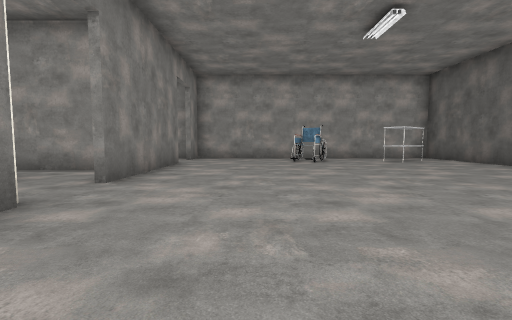
[1] (above)

16 first-person views from a walk through a scene from a Unity 3-D project. The camera is 0.66 m above the floor, tilts 4° down and sees 90° across. The floor is counted in squares, 1 m on a side. Each view is taken from the middle of a square. On the plan, view 1 faces up. The plan holds only what a view shows up to about 9 squares ahead; the rest is blank. The place goes on beyond the plan. Some surface patterns are stand-ins.

[2]
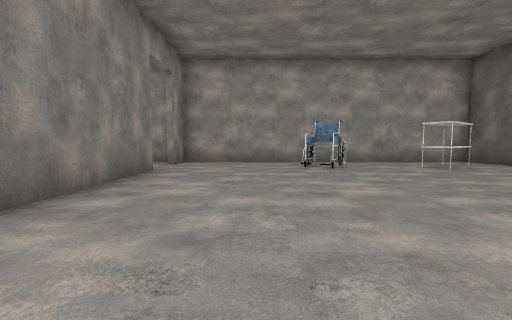

[3]
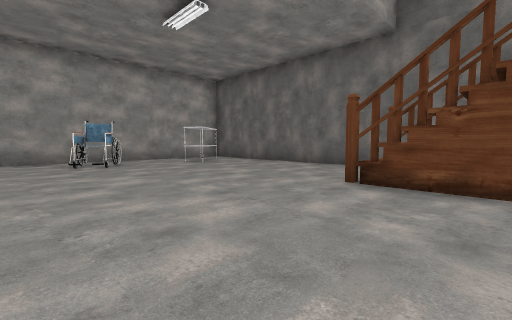

[4]
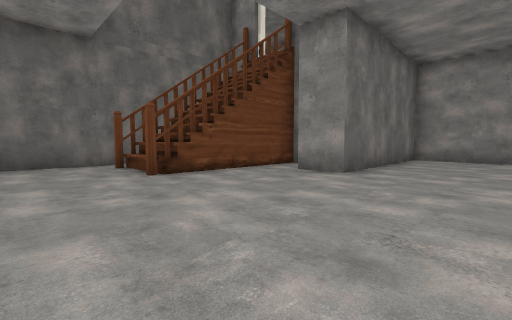

[5]
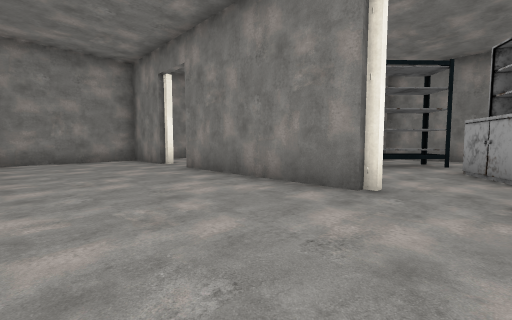

[6]
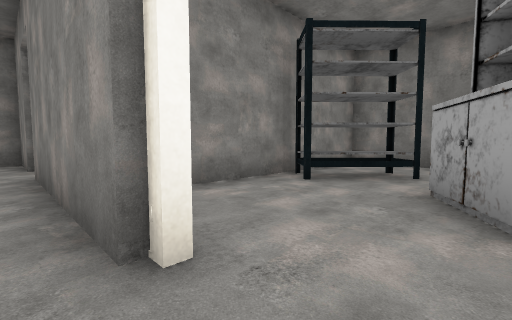

[7]
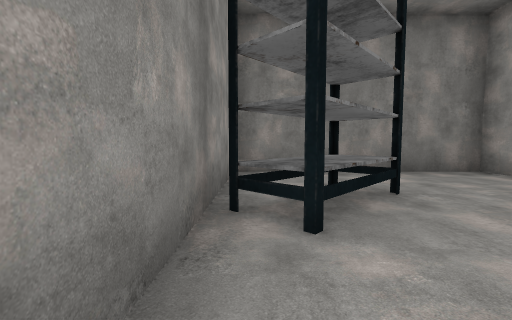

[8]
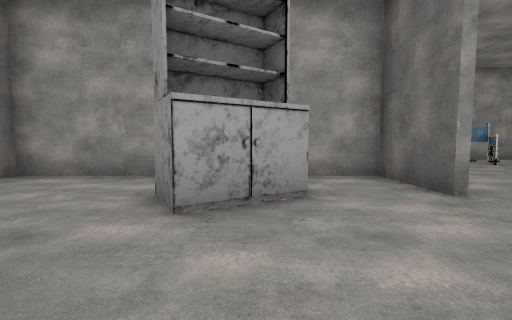

[9]
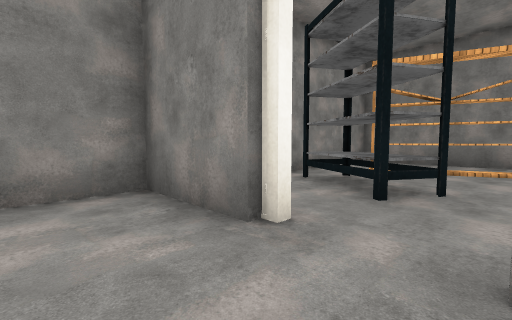

[10]
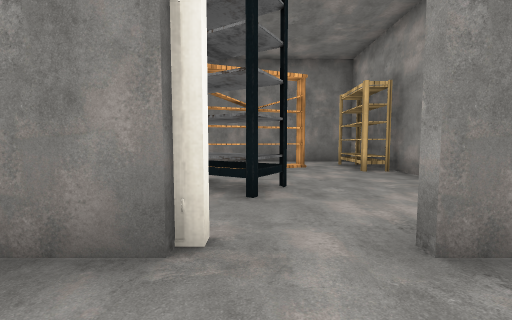

[11]
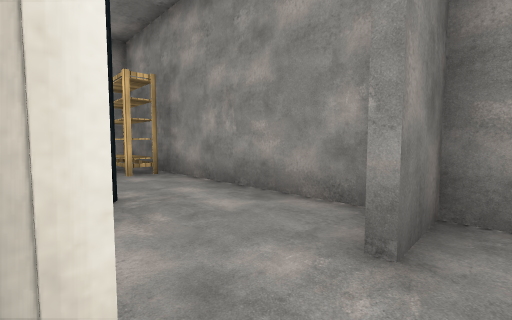

[12]
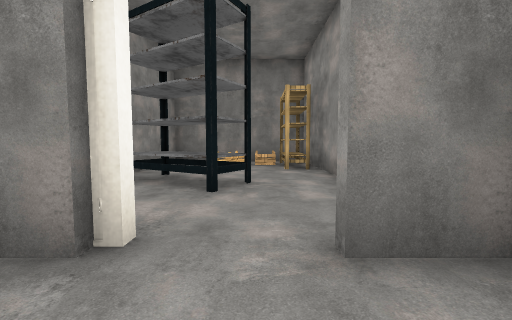

[13]
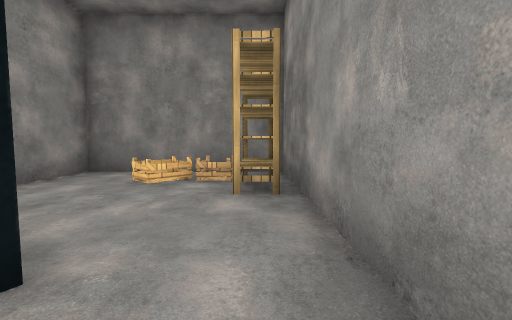

[14]
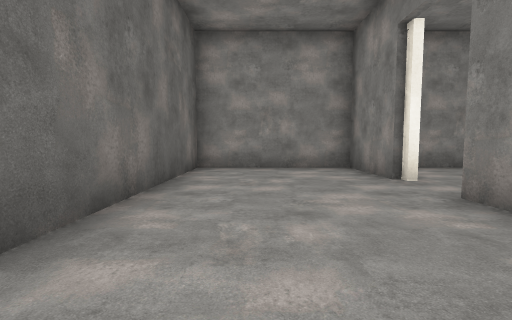

[15]
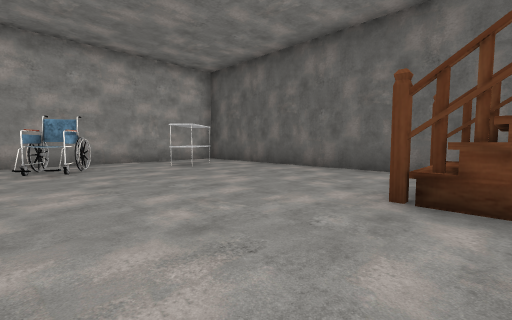

[16]
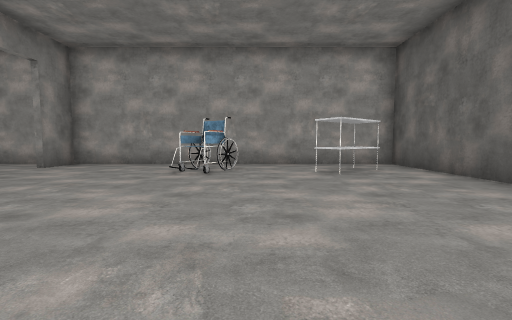

### Floor plan
Points are (right, up) in squares from view 1. A wall is a line through its corners. A room is listed if a view was taken in it or the views show most of it. See-through windows are left out.
Room 1 (views 1, 2, 3, 4, 5, 6, 9, 10, 11, 12, 14, 15, 16)
walls: (4, 2) (5.8, 2); (-2.4, 2.6) (-2.4, -2); (5.4, 2.6) (6.1, 2.6); (5.6, 2.3) (6, 2.3) (6, 3); (-2.4, 8) (-2.4, 4); (4, -1.7) (4, 3); (7.1, 1.9) (7.1, 10.6) (-2.4, 10.6) (-2.4, 9.5); (-2.4, -3.5) (-2.4, -5.6) (1.5, -5.6) (1.5, -0.1) (2.8, -0.1)
low walls: (4.6, 2.7) (6.1, 2.7); (4.5, 2.3) (5, 2.3)
ways out: opening at (-3, 3.5) to room 2; opening at (-3, 9) to room 3; opening at (-3, -2.5) to room 4
objects: other object (1, 9) to (2, 9); table (5, 8) to (6, 9)
Room 2 (views 7, 8)
walls: (-2.6, 4) (-2.6, 6) (-9.7, 6) (-9.7, 0.5) (-4, 0.5)
ways out: opening at (-3, 3.5) to room 1
objects: shelf (-8, 1) to (-6, 3); rack (-6, 4) to (-5, 5)
Room 3 (view 13)
walls: (-2.9, 10.6) (-9.7, 10.6) (-9.7, 6.3) (-6.6, 6.3)
ways out: opening at (-3, 9) to room 1
objects: box (-9, 8) to (-8, 9); box (-9, 10); shelf (-8, 10) to (-7, 10); shelf (-6, 7) to (-5, 9)
Room 4 (no view inside)
walls: (-6, 0.2) (-9.7, 0.2) (-9.7, -5.6) (-4.1, -5.6)
ways out: opening at (-3, -2.5) to room 1
objects: bookshelf (-8, -4) to (-7, -2); shelf (-8, -1) to (-7, 0); shelf (-6, -5) to (-4, -3)

Positions as (right, up) in squares from view 1, and headings:
1: (0, 0), facing up
2: (0, 2), facing up
3: (0, 1), facing up-right
4: (-1, 5), facing down-right
5: (1, 4), facing down-left
6: (-2, 4), facing down-left
7: (-4, 1), facing left
8: (-5, 1), facing up
9: (-1, -2), facing down-left
10: (-1, -3), facing left
11: (-2, 8), facing up-left
12: (-1, 9), facing left
13: (-4, 10), facing left
14: (0, 1), facing down
15: (1, 2), facing up-right
16: (3, 3), facing up
